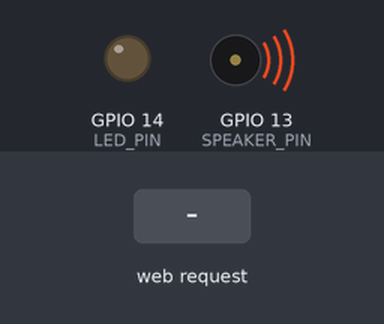
A program run on a simulated ESP32. Shown: output pins drawn as LEDs (lit = HIGH), buzzer (waves = sounding). Dashed ring = blinking. Inputs (shaded band) come from the test bench. WiFi joins after 1.5 s; servers stay silent unless stated; what the program prints to the serial monitor is not drawn.

Above: at 1.7 s.
At 3.1 s:
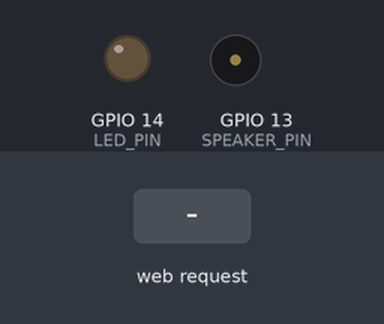
3.2 s: HTTP request GET /trigger/cctv received
At 3.9 s:
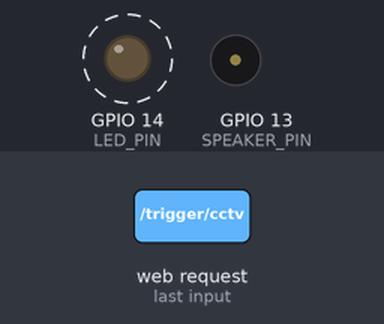
Timing chart, 0 to 7.2 s (numbered marks = the images above; inputs shaded):
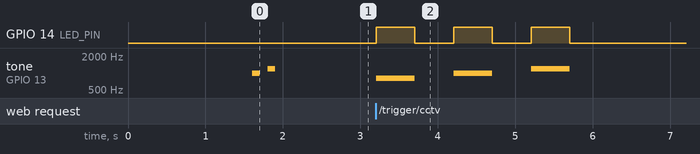

Measured:
- after the input at 3.2 s, GPIO 14 (LED_PIN): alternates HIGH for 0.50 s and LOW for 0.50 s, 6 changes in all, then stays LOW, starting at once; tone on GPIO 13 (SPEAKER_PIN): plays 800 Hz for 0.50 s, 1000 Hz for 0.50 s, 1200 Hz for 0.50 s, starting at once

The program:

main.cpp
```cpp
#include <Arduino.h>
#include <WiFi.h>
#include <ESPAsyncWebServer.h>

// Pin definitions
const int SPEAKER_PIN = 13;
const int LED_PIN = 14;

// PWM configuration
const int PWM_CHANNEL = 0;
const int PWM_RESOLUTION = 8;  // 8-bit for low power

// Tone frequencies (Hz)
const int CCTV_TONE_1 = 800;
const int CCTV_TONE_2 = 1000;
const int CCTV_TONE_3 = 1200;
const int FIRE_TONE_HIGH = 1500;
const int FIRE_TONE_LOW = 1000;

// Timing constants (ms)
const int CCTV_FLASH_DURATION = 500;
const int FIRE_FLASH_DURATION = 200;

// WiFi credentials and network config
const char* ssid = "IoT";
const char* password = "Gliders1!";
IPAddress local_IP(192, 168, 1, 21);
IPAddress gateway(192, 168, 1, 1);
IPAddress subnet(255, 255, 255, 0);

// Web server
AsyncWebServer server(80);

// Alert state
volatile bool fireAlertActive = false;

void playTone(int frequency, int duration) {
  if (frequency > 0) {
    ledcWriteTone(PWM_CHANNEL, frequency);
    ledcWrite(PWM_CHANNEL, 128);  // 50% duty cycle
  } else {
    ledcWrite(PWM_CHANNEL, 0);  // Silent
  }
  delay(duration);
  ledcWrite(PWM_CHANNEL, 0);  // Turn off after duration
}

void flashLED(int duration) {
  digitalWrite(LED_PIN, HIGH);
  delay(duration);
  digitalWrite(LED_PIN, LOW);
}

void handleCCTVAlert() {
  Serial.println("CCTV Alert triggered!");

  // Tone 1 + Flash 1
  ledcWriteTone(PWM_CHANNEL, CCTV_TONE_1);
  ledcWrite(PWM_CHANNEL, 128);
  digitalWrite(LED_PIN, HIGH);
  delay(CCTV_FLASH_DURATION);
  ledcWrite(PWM_CHANNEL, 0);
  digitalWrite(LED_PIN, LOW);
  delay(CCTV_FLASH_DURATION);

  // Tone 2 + Flash 2
  ledcWriteTone(PWM_CHANNEL, CCTV_TONE_2);
  ledcWrite(PWM_CHANNEL, 128);
  digitalWrite(LED_PIN, HIGH);
  delay(CCTV_FLASH_DURATION);
  ledcWrite(PWM_CHANNEL, 0);
  digitalWrite(LED_PIN, LOW);
  delay(CCTV_FLASH_DURATION);

  // Tone 3 + Flash 3
  ledcWriteTone(PWM_CHANNEL, CCTV_TONE_3);
  ledcWrite(PWM_CHANNEL, 128);
  digitalWrite(LED_PIN, HIGH);
  delay(CCTV_FLASH_DURATION);
  ledcWrite(PWM_CHANNEL, 0);
  digitalWrite(LED_PIN, LOW);

  Serial.println("CCTV Alert complete");
}

void handleFireAlert() {
  Serial.println("FIRE ALERT TRIGGERED! Continuous alarm active.");
  fireAlertActive = true;

  // Continuous loop - only exits on device reset
  while (true) {
    // High tone + LED ON
    ledcWriteTone(PWM_CHANNEL, FIRE_TONE_HIGH);
    ledcWrite(PWM_CHANNEL, 128);
    digitalWrite(LED_PIN, HIGH);
    delay(FIRE_FLASH_DURATION);

    // Low tone + LED OFF
    ledcWriteTone(PWM_CHANNEL, FIRE_TONE_LOW);
    ledcWrite(PWM_CHANNEL, 128);
    digitalWrite(LED_PIN, LOW);
    delay(FIRE_FLASH_DURATION);

    // Feed the watchdog to prevent reset
    yield();
  }
}

void setup() {
  Serial.begin(115200);
  delay(100);
  Serial.println("\n\nESP32 CCTV Alert System Starting...");

  // Configure pins
  pinMode(LED_PIN, OUTPUT);
  digitalWrite(LED_PIN, LOW);

  // Configure PWM for speaker
  ledcSetup(PWM_CHANNEL, 1000, PWM_RESOLUTION);
  ledcAttachPin(SPEAKER_PIN, PWM_CHANNEL);
  ledcWrite(PWM_CHANNEL, 0);  // Start silent

  // Configure WiFi with static IP
  Serial.print("Configuring WiFi with static IP...");
  if (!WiFi.config(local_IP, gateway, subnet)) {
    Serial.println("Failed to configure static IP");
  }

  // Connect to WiFi
  WiFi.begin(ssid, password);
  Serial.print("Connecting to WiFi");

  int attempts = 0;
  while (WiFi.status() != WL_CONNECTED && attempts < 30) {
    delay(500);
    Serial.print(".");
    attempts++;
  }

  if (WiFi.status() == WL_CONNECTED) {
    Serial.println("\nWiFi connected!");
    Serial.print("IP Address: ");
    Serial.println(WiFi.localIP());

    // Brief confirmation beep
    playTone(1000, 100);
    delay(100);
    playTone(1200, 100);
  } else {
    Serial.println("\nWiFi connection failed!");
    // Error indication - rapid beeps
    for (int i = 0; i < 5; i++) {
      playTone(500, 100);
      delay(100);
    }
  }

  // Configure web server endpoints
  server.on("/trigger/cctv", HTTP_GET, [](AsyncWebServerRequest *request) {
    handleCCTVAlert();
    request->send(200, "text/plain", "CCTV Alert Triggered");
  });

  server.on("/trigger/cctv", HTTP_POST, [](AsyncWebServerRequest *request) {
    handleCCTVAlert();
    request->send(200, "text/plain", "CCTV Alert Triggered");
  });

  server.on("/trigger/fire", HTTP_GET, [](AsyncWebServerRequest *request) {
    request->send(200, "text/plain", "FIRE Alert Triggered - Device will alarm continuously");
    handleFireAlert();  // This never returns
  });

  server.on("/trigger/fire", HTTP_POST, [](AsyncWebServerRequest *request) {
    request->send(200, "text/plain", "FIRE Alert Triggered - Device will alarm continuously");
    handleFireAlert();  // This never returns
  });

  // Root endpoint for testing
  server.on("/", HTTP_GET, [](AsyncWebServerRequest *request) {
    request->send(200, "text/html",
      "<html><body>"
      "<h1>ESP32 CCTV Alert System</h1>"
      "<p>Status: Online</p>"
      "<p>Endpoints:</p>"
      "<ul>"
      "<li><a href='/trigger/cctv'>/trigger/cctv</a> - CCTV Alert (3 tones + 3 flashes)</li>"
      "<li><a href='/trigger/fire'>/trigger/fire</a> - Fire Alert (continuous)</li>"
      "</ul>"
      "</body></html>"
    );
  });

  // Start server
  server.begin();
  Serial.println("HTTP server started");
  Serial.println("Endpoints available:");
  Serial.println("  - http://192.168.1.21/trigger/cctv");
  Serial.println("  - http://192.168.1.21/trigger/fire");
  Serial.println("\nReady for alerts!");
}

void loop() {
  // Check WiFi connection status
  static unsigned long lastCheck = 0;
  if (millis() - lastCheck > 10000) {  // Check every 10 seconds
    lastCheck = millis();

    if (WiFi.status() != WL_CONNECTED) {
      Serial.println("WiFi disconnected! Attempting to reconnect...");
      WiFi.begin(ssid, password);
    }
  }

  // Just keep things running - web server handles requests asynchronously
  delay(100);
}
```
